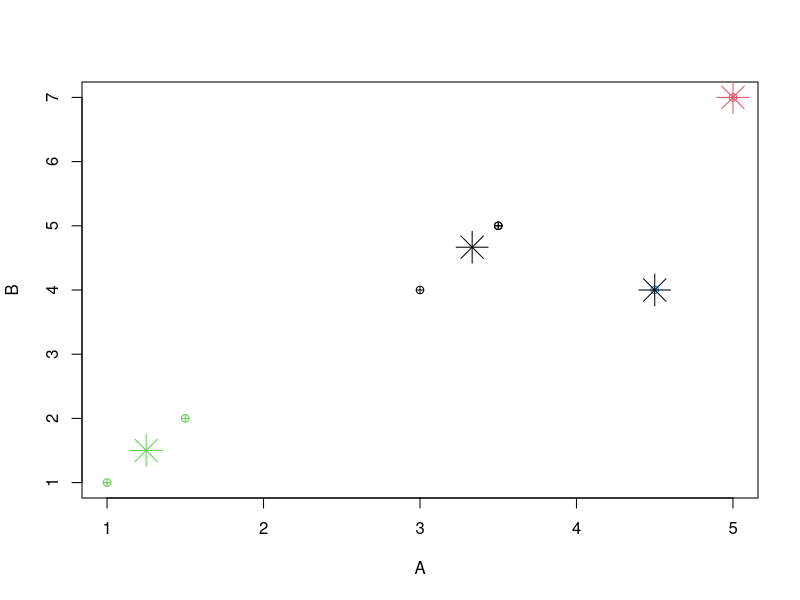

Write R code to recreate this figure.
#clustring

A=c(1,1.5,3,5,3.5,4.5,3.5)
B=c(1,2,4,7,5,4,5)
length(A);length(B)
marks=data.frame(A,B)
marks

?kmeans
(c1 = kmeans(marks,centers =  4))      #number of centers is number of clusters
c1$iter

cbind(marks, c1$cluster)
plot(marks, pch=10, col = c1$cluster)
c1$centers             #mean of clusters
points(c1$centers,col = 1:3,pch = 8,cex = 3)   #col=color
